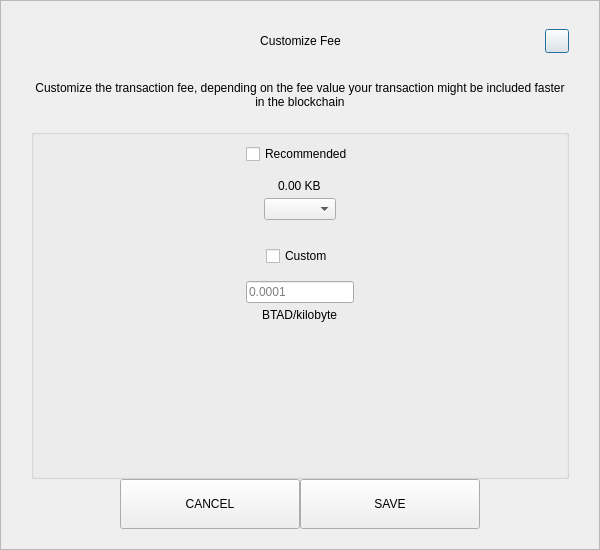
<?xml version="1.0" encoding="UTF-8"?>
<ui version="4.0">
 <class>SendCustomFeeDialog</class>
 <widget class="QDialog" name="SendCustomFeeDialog">
  <property name="geometry">
   <rect>
    <x>0</x>
    <y>0</y>
    <width>600</width>
    <height>550</height>
   </rect>
  </property>
  <property name="windowTitle">
   <string>Form</string>
  </property>
  <layout class="QVBoxLayout" name="verticalLayout_3">
   <property name="spacing">
    <number>0</number>
   </property>
   <property name="leftMargin">
    <number>0</number>
   </property>
   <property name="topMargin">
    <number>0</number>
   </property>
   <property name="rightMargin">
    <number>0</number>
   </property>
   <property name="bottomMargin">
    <number>0</number>
   </property>
   <item>
    <widget class="QFrame" name="frame">
     <property name="styleSheet">
      <string notr="true"/>
     </property>
     <property name="frameShape">
      <enum>QFrame::StyledPanel</enum>
     </property>
     <property name="frameShadow">
      <enum>QFrame::Raised</enum>
     </property>
     <layout class="QVBoxLayout" name="verticalLayout_2">
      <property name="spacing">
       <number>0</number>
      </property>
      <property name="leftMargin">
       <number>30</number>
      </property>
      <property name="topMargin">
       <number>20</number>
      </property>
      <property name="rightMargin">
       <number>30</number>
      </property>
      <property name="bottomMargin">
       <number>20</number>
      </property>
      <item>
       <layout class="QHBoxLayout" name="horizontalLayout_3">
        <property name="spacing">
         <number>0</number>
        </property>
        <item>
         <spacer name="horizontalSpacer_21">
          <property name="orientation">
           <enum>Qt::Horizontal</enum>
          </property>
          <property name="sizeHint" stdset="0">
           <size>
            <width>40</width>
            <height>20</height>
           </size>
          </property>
         </spacer>
        </item>
        <item>
         <widget class="QLabel" name="labelTitle">
          <property name="minimumSize">
           <size>
            <width>0</width>
            <height>40</height>
           </size>
          </property>
          <property name="maximumSize">
           <size>
            <width>16777215</width>
            <height>40</height>
           </size>
          </property>
          <property name="styleSheet">
           <string notr="true">padding-left:24px;</string>
          </property>
          <property name="text">
           <string>Customize Fee</string>
          </property>
          <property name="alignment">
           <set>Qt::AlignCenter</set>
          </property>
          <property name="margin">
           <number>7</number>
          </property>
         </widget>
        </item>
        <item>
         <spacer name="horizontalSpacer">
          <property name="orientation">
           <enum>Qt::Horizontal</enum>
          </property>
          <property name="sizeHint" stdset="0">
           <size>
            <width>40</width>
            <height>20</height>
           </size>
          </property>
         </spacer>
        </item>
        <item>
         <widget class="QPushButton" name="btnEsc">
          <property name="minimumSize">
           <size>
            <width>24</width>
            <height>24</height>
           </size>
          </property>
          <property name="maximumSize">
           <size>
            <width>24</width>
            <height>24</height>
           </size>
          </property>
          <property name="text">
           <string/>
          </property>
         </widget>
        </item>
       </layout>
      </item>
      <item>
       <spacer name="verticalSpacer_2">
        <property name="orientation">
         <enum>Qt::Vertical</enum>
        </property>
        <property name="sizeType">
         <enum>QSizePolicy::Fixed</enum>
        </property>
        <property name="sizeHint" stdset="0">
         <size>
          <width>20</width>
          <height>20</height>
         </size>
        </property>
       </spacer>
      </item>
      <item>
       <widget class="QLabel" name="labelMessage">
        <property name="text">
         <string>Customize the transaction fee, depending on the fee value your transaction might be included faster in the blockchain</string>
        </property>
        <property name="alignment">
         <set>Qt::AlignCenter</set>
        </property>
        <property name="wordWrap">
         <bool>true</bool>
        </property>
       </widget>
      </item>
      <item>
       <spacer name="verticalSpacer_3">
        <property name="orientation">
         <enum>Qt::Vertical</enum>
        </property>
        <property name="sizeType">
         <enum>QSizePolicy::Fixed</enum>
        </property>
        <property name="sizeHint" stdset="0">
         <size>
          <width>20</width>
          <height>20</height>
         </size>
        </property>
       </spacer>
      </item>
      <item>
       <widget class="QGroupBox" name="groupBox">
        <property name="title">
         <string/>
        </property>
        <layout class="QVBoxLayout" name="verticalLayout">
         <property name="leftMargin">
          <number>12</number>
         </property>
         <property name="rightMargin">
          <number>12</number>
         </property>
         <item>
          <layout class="QVBoxLayout" name="verticalLayout_4">
           <property name="spacing">
            <number>5</number>
           </property>
           <item alignment="Qt::AlignHCenter">
            <widget class="QCheckBox" name="checkBoxRecommended">
             <property name="text">
              <string>Recommended</string>
             </property>
            </widget>
           </item>
           <item>
            <spacer name="verticalSpacer_5">
             <property name="orientation">
              <enum>Qt::Vertical</enum>
             </property>
             <property name="sizeType">
              <enum>QSizePolicy::Fixed</enum>
             </property>
             <property name="sizeHint" stdset="0">
              <size>
               <width>20</width>
               <height>10</height>
              </size>
             </property>
            </spacer>
           </item>
           <item alignment="Qt::AlignHCenter">
            <widget class="QLabel" name="labelFee">
             <property name="text">
              <string>0.00 KB</string>
             </property>
            </widget>
           </item>
           <item alignment="Qt::AlignHCenter">
            <widget class="QComboBox" name="comboBoxRecommended"/>
           </item>
          </layout>
         </item>
         <item>
          <spacer name="verticalSpacer">
           <property name="orientation">
            <enum>Qt::Vertical</enum>
           </property>
           <property name="sizeType">
            <enum>QSizePolicy::Fixed</enum>
           </property>
           <property name="sizeHint" stdset="0">
            <size>
             <width>20</width>
             <height>20</height>
            </size>
           </property>
          </spacer>
         </item>
         <item>
          <layout class="QVBoxLayout" name="verticalLayout_5">
           <property name="spacing">
            <number>5</number>
           </property>
           <item alignment="Qt::AlignHCenter">
            <widget class="QCheckBox" name="checkBoxCustom">
             <property name="text">
              <string>Custom</string>
             </property>
            </widget>
           </item>
           <item>
            <spacer name="verticalSpacer_6">
             <property name="orientation">
              <enum>Qt::Vertical</enum>
             </property>
             <property name="sizeType">
              <enum>QSizePolicy::Fixed</enum>
             </property>
             <property name="sizeHint" stdset="0">
              <size>
               <width>20</width>
               <height>10</height>
              </size>
             </property>
            </spacer>
           </item>
           <item alignment="Qt::AlignHCenter">
            <widget class="QLineEdit" name="lineEditCustomFee">
             <property name="placeholderText">
              <string notr="true">0.0001</string>
             </property>
            </widget>
           </item>
           <item alignment="Qt::AlignHCenter">
            <widget class="QLabel" name="labelCustomFee">
             <property name="text">
              <string>BTAD/kilobyte</string>
             </property>
            </widget>
           </item>
          </layout>
         </item>
         <item>
          <spacer name="verticalSpacer_4">
           <property name="orientation">
            <enum>Qt::Vertical</enum>
           </property>
           <property name="sizeHint" stdset="0">
            <size>
             <width>20</width>
             <height>40</height>
            </size>
           </property>
          </spacer>
         </item>
        </layout>
       </widget>
      </item>
      <item>
       <layout class="QHBoxLayout" name="horizontalLayout" stretch="1,2,2,1">
        <item>
         <spacer name="horizontalSpacer1">
          <property name="orientation">
           <enum>Qt::Horizontal</enum>
          </property>
          <property name="sizeHint" stdset="0">
           <size>
            <width>40</width>
            <height>20</height>
           </size>
          </property>
         </spacer>
        </item>
        <item>
         <widget class="QPushButton" name="btnCancel">
          <property name="minimumSize">
           <size>
            <width>180</width>
            <height>50</height>
           </size>
          </property>
          <property name="focusPolicy">
           <enum>Qt::NoFocus</enum>
          </property>
          <property name="text">
           <string>CANCEL</string>
          </property>
         </widget>
        </item>
        <item>
         <widget class="QPushButton" name="btnSave">
          <property name="minimumSize">
           <size>
            <width>180</width>
            <height>50</height>
           </size>
          </property>
          <property name="focusPolicy">
           <enum>Qt::NoFocus</enum>
          </property>
          <property name="text">
           <string>SAVE</string>
          </property>
         </widget>
        </item>
        <item>
         <spacer name="horizontalSpacer_2">
          <property name="orientation">
           <enum>Qt::Horizontal</enum>
          </property>
          <property name="sizeHint" stdset="0">
           <size>
            <width>40</width>
            <height>20</height>
           </size>
          </property>
         </spacer>
        </item>
       </layout>
      </item>
     </layout>
    </widget>
   </item>
  </layout>
 </widget>
 <resources/>
 <connections/>
</ui>
